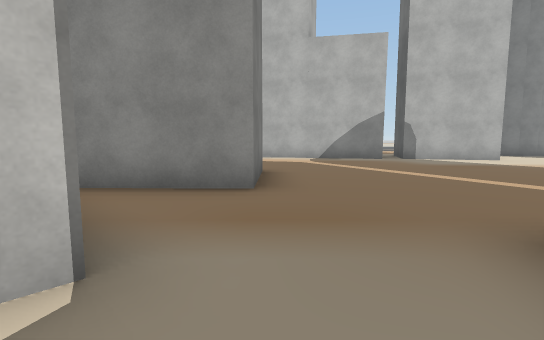
[1] (above)

20 first-person views from a walk through a 3-D level made in the Unity game engine. The camera is 1.3 m above the floor, tilts 6° down and sees 85° across. The floor is counted in squares, 2 m on a side. Each view is taken from the middle of a square. On the plan, view 1 faces up. The plan holds only what a view shows up to about 9 squares ahead; the rest is blank. The place goes on beyond the plan. The player character is not drawn. Some surface patterns are stand-ins.

[2]
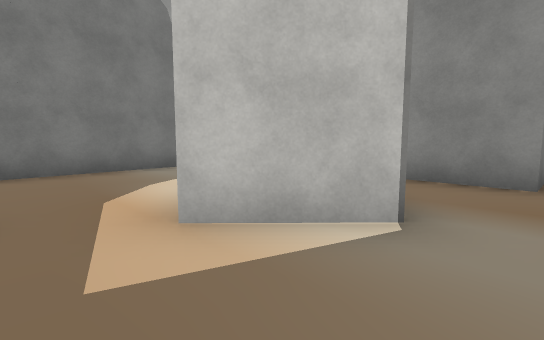

[3]
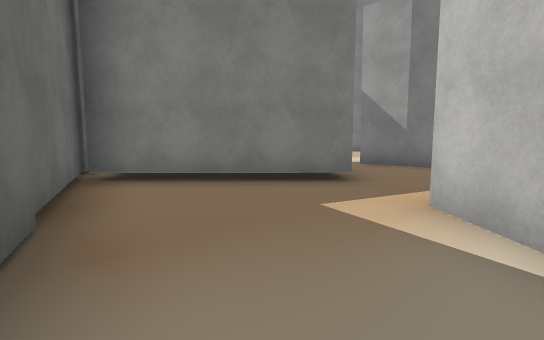

[4]
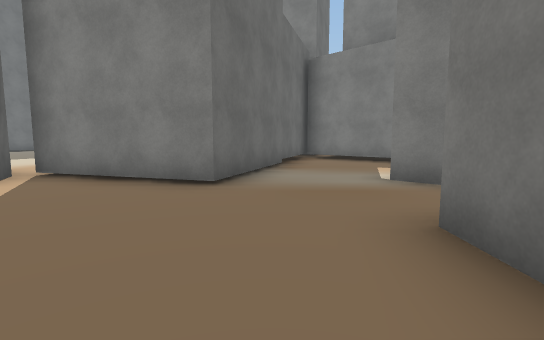

[5]
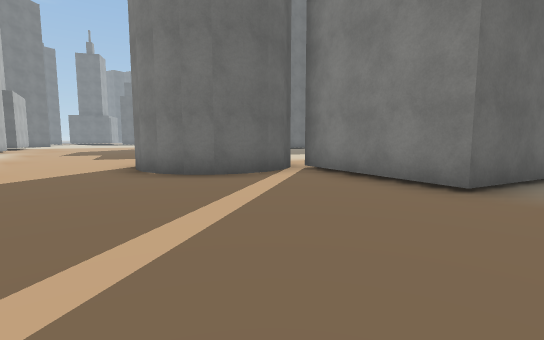

[6]
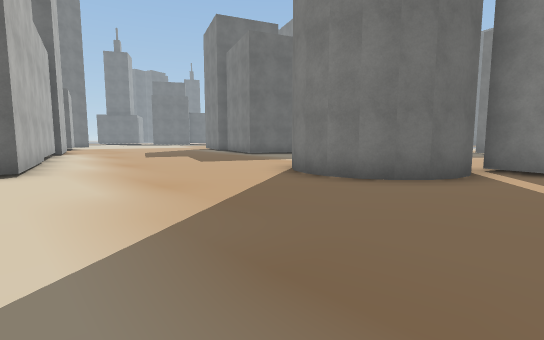

[7]
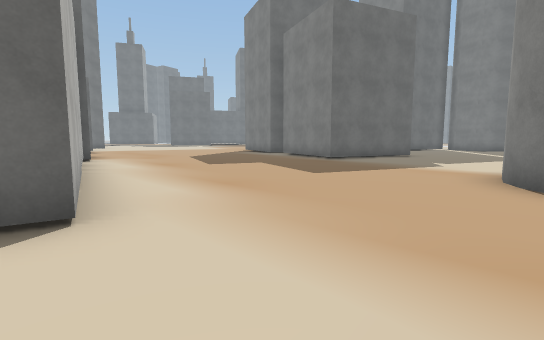

[8]
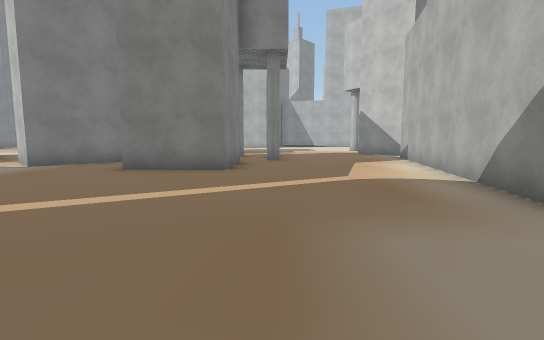

[9]
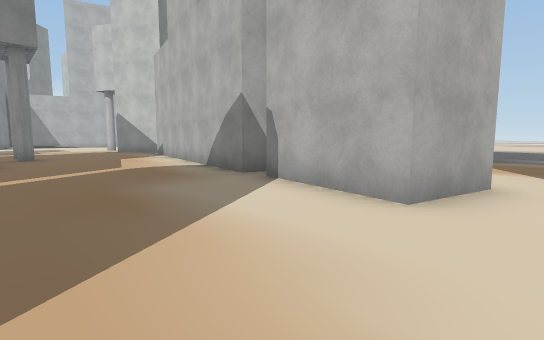

[10]
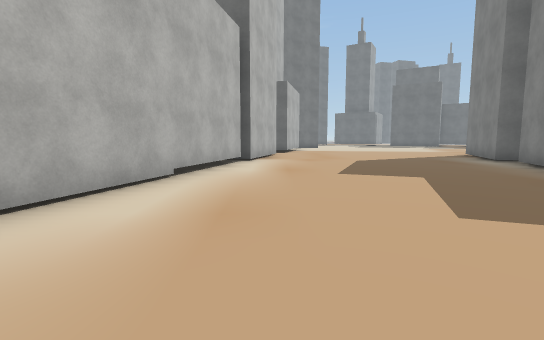

[11]
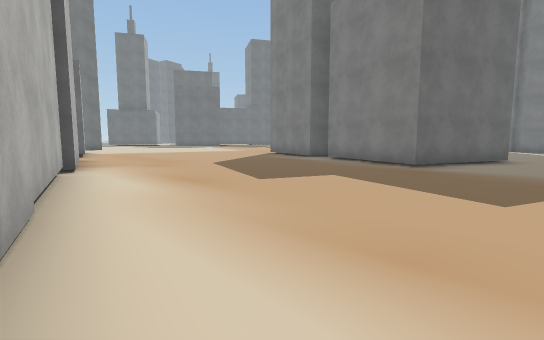

[12]
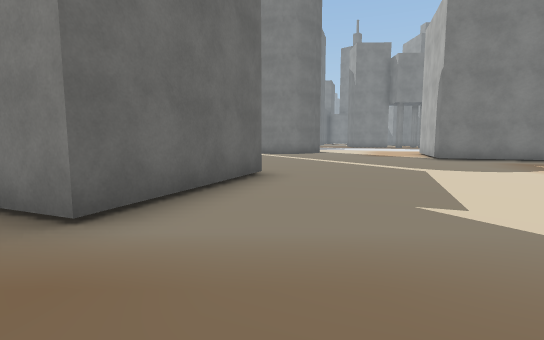

[13]
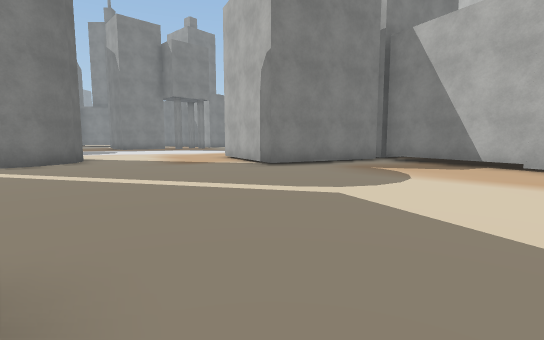

[14]
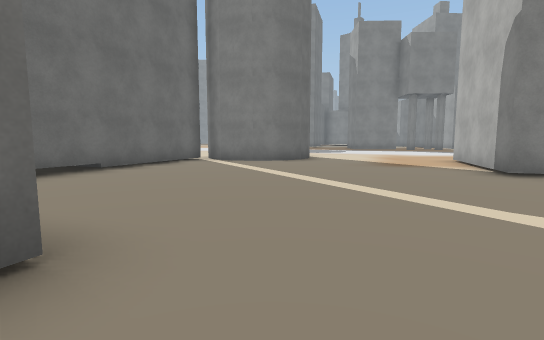

[15]
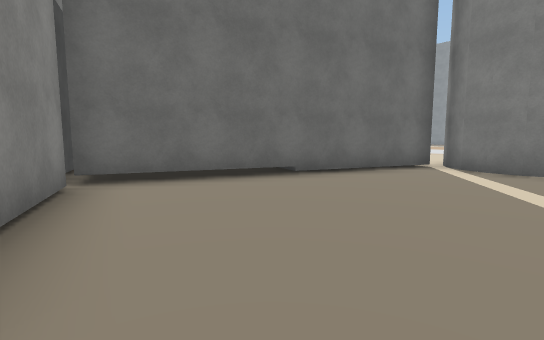

[16]
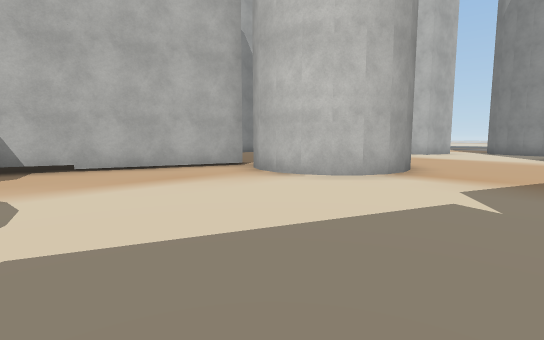

[17]
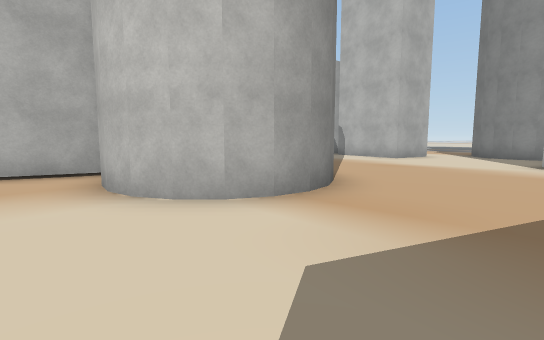

[18]
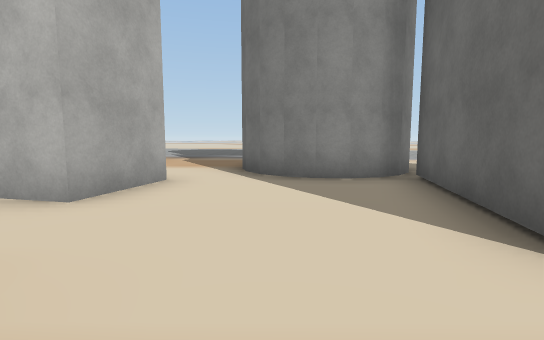

[19]
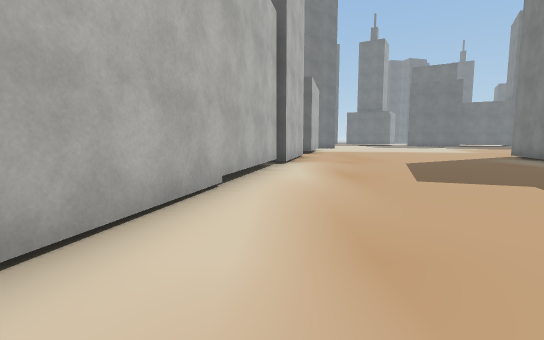

[20]
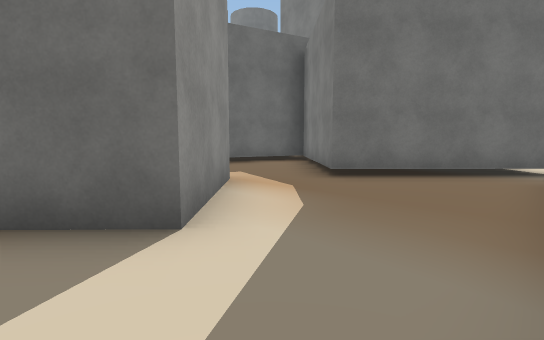

### Floor plan
Points are (right, up) in squares from view 1. A wall is a line through its corners. A room is listed if a view was taken in it or the views show most of it. See-through windows are left out.
Room 1 (views 1, 2, 3)
walls: (-0.9, 1.3) (-2.1, 0.1) (-4.1, 2); (-6.4, 0.4) (-6.1, -3); (-5.8, -4.1) (-3.1, -1.4) (-0.1, -4.2); (-0.3, -4.9) (1.8, 1.8)
ways out: opening at (0.5, 1) to room 2; opening at (-5.7, -0.7) to room 3
Room 2 (views 4, 5, 6, 7, 8, 9, 10, 11, 12, 13, 14, 15, 16, 17, 18, 19)
walls: (8.7, 2.5) (8.8, 1.9); (5.3, 1.3) (5.2, 1.9) (5.3, 2.4) (5.5, 2.9) (5.9, 3.3) (6.4, 3.6) (7, 3.7) (7.5, 3.6) (8, 3.3) (8.4, 3) (8.8, 2.2) (8.7, 1.4) (8.4, 0.9) (8, 0.5) (7.5, 0.2) (7, 0.1) (6.4, 0.2) (6, 0.5); (12.2, -3.5) (13.5, -0.2) (16.8, -1.5); (1.8, 1.8) (5.2, 0.7) (3, -6); (15.5, -4.8) (13.7, -4.1); (17.3, -1.9) (17.5, -1.4) (19.1, -2); (3.4, -6.1) (6.8, -7.2) (5.7, -10.7); (17.5, 5.9) (10.6, 7.5) (11.4, 11); (7.3, 10.8) (6.9, 9) (4.2, 9.6); (10.3, 10.9) (9.7, 10.9) (9.2, 11.1); (3.7, 9.8) (-1.3, 10.9); (3.7, 10.2) (3.6, 9.5); (19.4, 5.2) (17.8, 5.6) (17.9, 6); (-2.4, 2.8) (-0.9, 1.3); (-2.6, 6.1) (-0.2, 6) (-0.2, 3.8) (-2.7, 3.9); (9.8, -11.9) (10.1, -11.4) (10.5, -11.1) (11, -10.8) (11.5, -10.8) (12.1, -10.9) (12.6, -11.2) (13.2, -11.9); (13.1, -12) (15.9, -4.9)
ways out: opening at (0.5, 1) to room 1; opening at (-1.3, 9) to room 3; opening at (8, -10.3) to room 3
Room 3 (view 20)
walls: (-4.1, 2) (-3.1, 2.9); (-6.5, 2.4) (-6.4, 0.4); (-1.3, 10.9) (-3, 11.3)
ways out: opening at (-5.7, -0.7) to room 1; opening at (-1.3, 9) to room 2; opening at (8, -10.3) to room 2

Where each view was taken, in squares from view 1:
view 1: 0 up, 0 right, facing up
view 2: 1 down, 0 right, facing up-left
view 3: 1 up, 1 right, facing down-left
view 4: 6 up, 1 right, facing down
view 5: 6 up, 1 right, facing down-right
view 6: 8 up, 4 right, facing down-right
view 7: 8 up, 8 right, facing down-right
view 8: 7 up, 6 right, facing left
view 9: 6 up, 8 right, facing up-left
view 10: 5 up, 9 right, facing right
view 11: 7 up, 11 right, facing down-right
view 12: 2 up, 12 right, facing down
view 13: 2 down, 12 right, facing down-left
view 14: 2 down, 11 right, facing down
view 15: 4 down, 11 right, facing down-right
view 16: 4 down, 11 right, facing up-left
view 17: 1 down, 11 right, facing up-left
view 18: 6 up, 9 right, facing up
view 19: 6 up, 10 right, facing right
view 20: 3 up, 6 left, facing down-right
